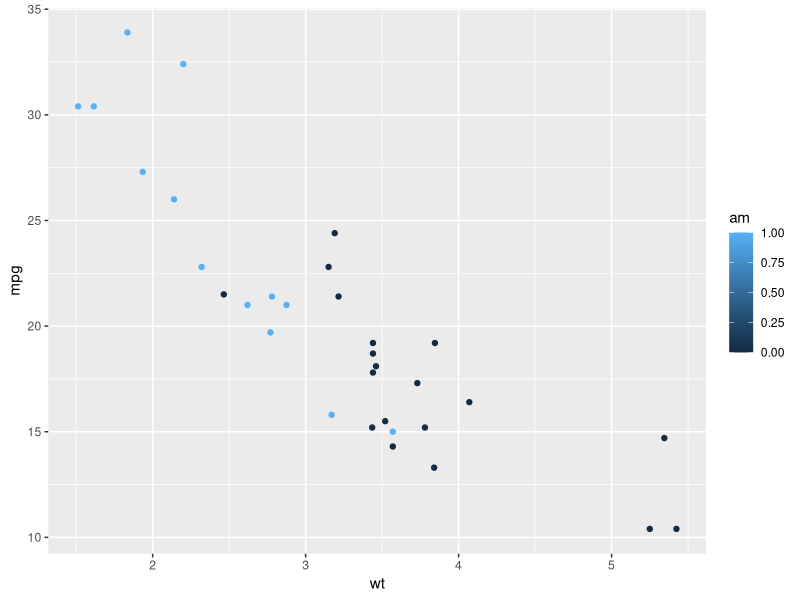

The R source for this figure:
####exploratory playground
library(ggplot2)
library(caret)
g<- ggplot(data=mtcars,aes(x=wt,y=mpg,col=am))
g<- g+geom_point()
print(g)

amFit <- train(mpg~.,data=mtcars,method="lm")